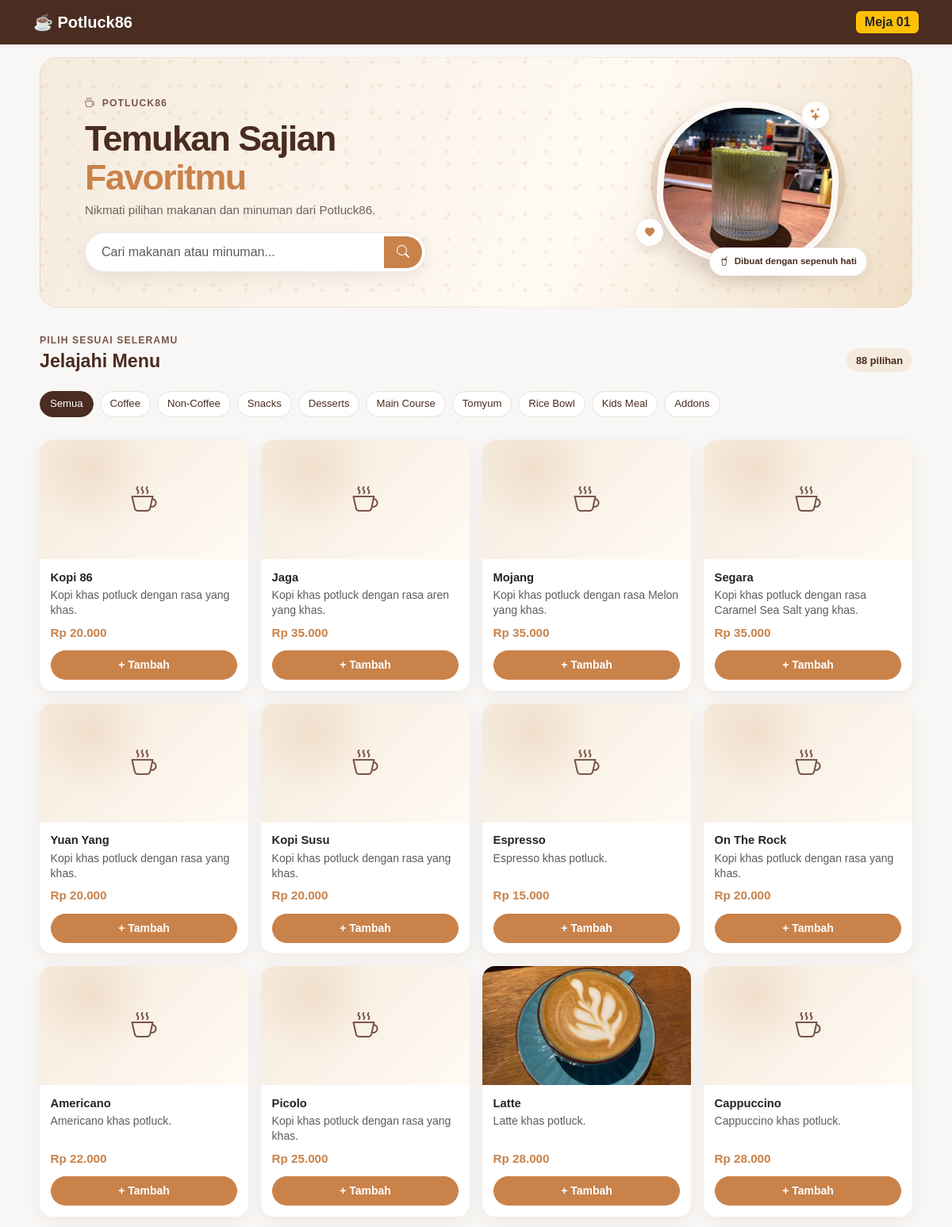
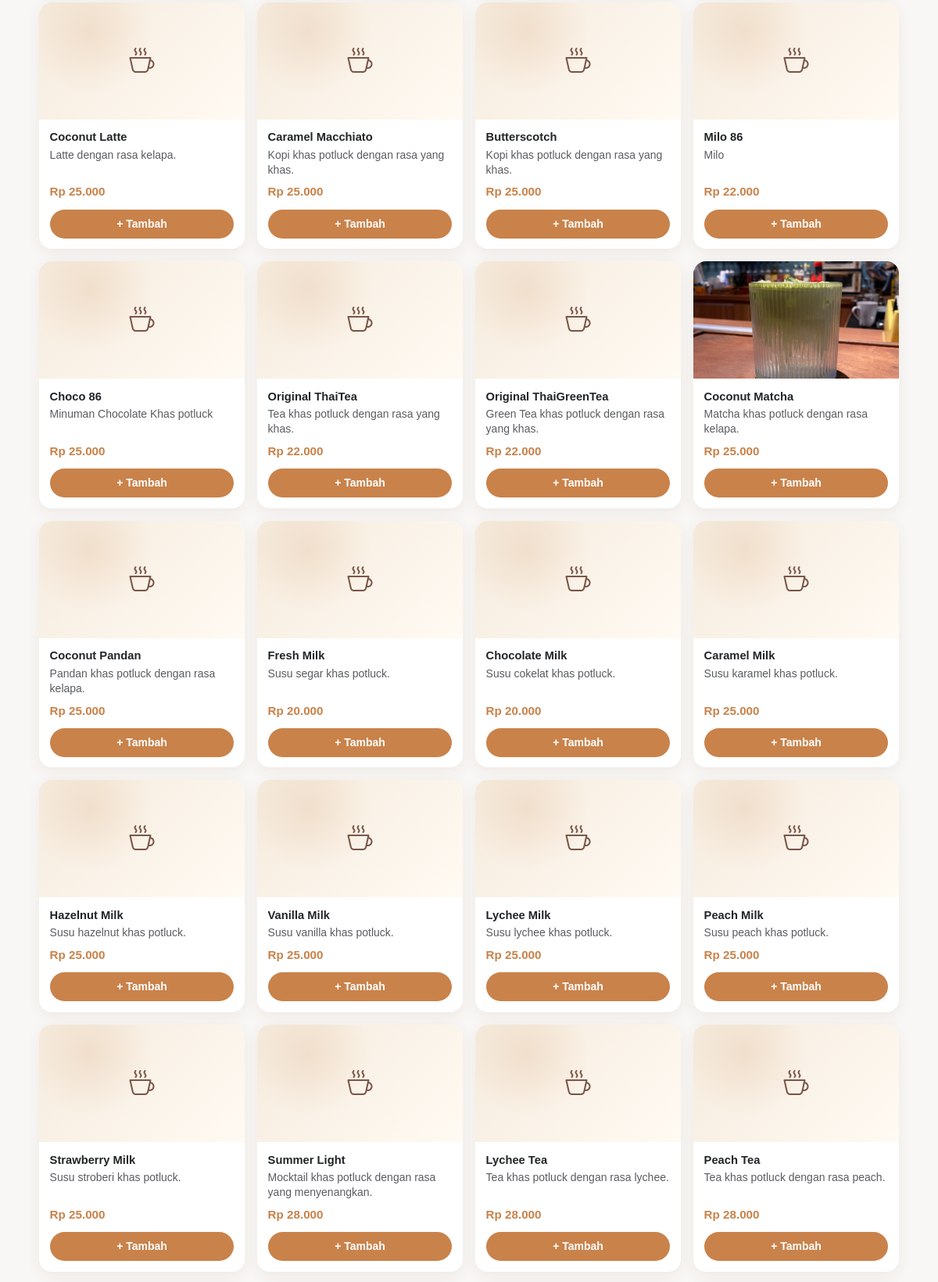
/pages/menu.php (upper part), run on the app's committed database (2 pictures, top to bottom).
### tables this page shows
CREATE TABLE `kategori` (
  `id` INT AUTO_INCREMENT PRIMARY KEY,
  `nama_kategori` VARCHAR(50) NOT NULL
);

CREATE TABLE `menu` (
  `id` INT AUTO_INCREMENT PRIMARY KEY,
  `kategori_id` INT NOT NULL,
  `nama_menu` VARCHAR(100) NOT NULL,
  `deskripsi` TEXT,
  `harga` DECIMAL(10,2) NOT NULL,
  `foto` VARCHAR(255) DEFAULT 'default.jpg',
  `stok` INT DEFAULT 50,
  `status` ENUM('tersedia', 'tidak tersedia') DEFAULT 'tersedia',
  `created_at` TIMESTAMP DEFAULT CURRENT_TIMESTAMP,
  FOREIGN KEY (`kategori_id`) REFERENCES `kategori`(`id`) ON DELETE CASCADE
);

### config/order_status.php (called while the page is built, shortened)
<?php
function get_order_status(PDO $pdo): string
{
    $status = $pdo->query("SELECT status FROM pengaturan_pesanan WHERE id = 1")->fetchColumn();
    return $status;
}
?>

### pages/menu.php (the view, shortened to what this page needs)
<?php
require_once '../config/database.php';
require_once '../config/order_status.php';
$no_meja = $_GET['meja'] ?? ($_SESSION['meja'] ?? '01');
$pesanan_buka = get_order_status($pdo) === 'buka';
$stmt_kat = $pdo->query("SELECT * FROM kategori");
$kategori = $stmt_kat->fetchAll();
$kat_id = $_GET['kategori'] ?? 'all';
$search = $_GET['search'] ?? '';
$sql = "SELECT m.*, k.nama_kategori FROM menu m JOIN kategori k ON m.kategori_id = k.id WHERE m.status = 'tersedia'";
$params = [];
$stmt_menu = $pdo->prepare($sql);
$stmt_menu->execute($params);
$menus = $stmt_menu->fetchAll();
$menu_image_directory = __DIR__ . '/../assets/img';
$available_menu_images = [];
foreach (glob($menu_image_directory . '/*') ?: [] as $image_path) {
    if (is_file($image_path)) {
        $available_menu_images[strtolower(basename($image_path))] = basename($image_path);
    }
}
?>
<!DOCTYPE html>
<html lang="id">
<head>
    <link href="https://cdn.jsdelivr.net/npm/bootstrap@5.3.0/dist/css/bootstrap.min.css" rel="stylesheet">
    <link rel="stylesheet" href="https://cdn.jsdelivr.net/npm/bootstrap-icons@1.10.0/font/bootstrap-icons.css">
    <link rel="stylesheet" href="../assets/css/style.css">
</head>
<body class="pb-5 menu-page">
<nav class="navbar bg-primary-brown sticky-top shadow-sm">
    <div class="container d-flex justify-content-between align-items-center">
        <a class="navbar-brand text-white fw-bold" href="#">☕ Potluck86</a>
        <span class="badge bg-warning text-dark fs-6">Meja <?php echo htmlspecialchars($no_meja); ?></span>
    </div>
</nav>
<main class="container menu-content">
    <section class="menu-hero" aria-labelledby="menu-hero-title">
        <div class="menu-hero-copy">
            <span class="menu-hero-eyebrow"><i class="bi bi-cup-hot me-1" aria-hidden="true"></i> Potluck86</span>
            <h1 id="menu-hero-title">Temukan Sajian<br><span>Favoritmu</span></h1>
            <p>Nikmati pilihan makanan dan minuman dari Potluck86.</p>
            <form action="" method="GET" class="menu-search">
                <div class="input-group">
                    <input type="search" name="search" class="form-control" placeholder="Cari makanan atau minuman..." value="<?php echo htmlspecialchars($search); ?>" aria-label="Cari menu">
                    <button class="btn btn-potluck" type="submit" aria-label="Cari"><i class="bi bi-search"></i></button>
                </div>
            </form>
        </div>
        <div class="menu-hero-art" aria-hidden="true">
            <span class="menu-hero-spark menu-hero-spark-one"><i class="bi bi-stars"></i></span>
            <span class="menu-hero-spark menu-hero-spark-two"><i class="bi bi-heart-fill"></i></span>
            <img src="../assets/img/coconutmatcha.jpg" alt="">
            <span class="menu-hero-caption"><i class="bi bi-cup-straw me-1"></i> Dibuat dengan sepenuh hati</span>
        </div>
    </section>
    <section class="menu-listing" aria-labelledby="menu-listing-title">
        <div class="menu-section-heading">
            <div>
                <span class="menu-section-kicker">Pilih sesuai seleramu</span>
                <h2 id="menu-listing-title">Jelajahi Menu</h2>
            </div>
            <span class="menu-result-count"><?php echo count($menus); ?> pilihan</span>
        </div>
        <div class="menu-controls">
            <nav class="menu-categories" aria-label="Filter kategori menu">
                <a href="menu.php?meja=<?php echo urlencode($no_meja); ?>&kategori=all<?php echo $search !== '' ? '&search=' . urlencode($search) : ''; ?>" class="menu-category <?php echo $kat_id=='all'?'active':''; ?>">Semua</a>
                <?php foreach ($kategori as $k): ?>
                    <a href="menu.php?meja=<?php echo urlencode($no_meja); ?>&kategori=<?php echo urlencode($k['id']); ?><?php echo $search !== '' ? '&search=' . urlencode($search) : ''; ?>"
                       class="menu-category <?php echo $kat_id==$k['id']?'active':''; ?>">
                       <?php echo htmlspecialchars($k['nama_kategori']); ?>
                    </a>
                <?php endforeach; ?>
            </nav>
        </div>
    <?php if (empty($menus)): ?>
        <div class="menu-empty text-center py-5">
            <i class="bi bi-search fs-2 text-warm-accent" aria-hidden="true"></i>
            <p class="fw-semibold mt-2 mb-1">Menu tidak ditemukan</p>
            <p class="text-muted small mb-0">Coba kata kunci atau kategori yang berbeda.</p>
        </div>
    <?php else: ?>
    <div class="row g-2 g-md-3">
        <?php foreach ($menus as $m): ?>
            <div class="col-6 col-sm-4 col-lg-3 col-xxl-2">
                <div class="card card-menu h-100">
                    <?php
                    $foto = trim((string) ($m['foto'] ?? ''));
                    if ($m['nama_menu'] === 'Telur Ayam Kampung') {
                        $foto = 'telur.jpg';
                    }
                    $foto = basename($foto);
                    $menu_slug = trim(preg_replace('/[^a-z0-9]+/i', '_', (string) $m['nama_menu']), '_');
                    $foto_candidates = [$foto];
                    foreach (array_unique([$menu_slug, str_replace('_', '-', $menu_slug), str_replace('_', '', $menu_slug)]) as $slug) {
                        foreach (['jpg', 'jpeg', 'png', 'webp'] as $extension) {
                            $foto_candidates[] = $slug . '.' . $extension;
                        }
                    }
                    $foto_terpilih = '';
                    foreach ($foto_candidates as $candidate) {
                        $candidate_key = strtolower(basename($candidate));
                        if ($candidate_key !== '' && $candidate_key !== 'default.jpg' && isset($available_menu_images[$candidate_key])) {
                            $foto_terpilih = $available_menu_images[$candidate_key];
                            break;
                        }
                    }
                    if ($foto_terpilih !== ''):
                    ?>
                        <img src="../assets/img/<?php echo rawurlencode($foto_terpilih); ?>"
                             class="card-img-top card-menu-image"
                             alt="<?php echo htmlspecialchars($m['nama_menu']); ?>"
                             loading="lazy">
                    <?php else: ?>
                        <div class="card-menu-image card-menu-image-placeholder" role="img" aria-label="Foto <?php echo htmlspecialchars($m['nama_menu']); ?> belum tersedia">
                            <i class="bi bi-cup-hot" aria-hidden="true"></i>
                        </div>
                    <?php endif; ?>
                    <div class="card-body d-flex flex-column justify-content-between p-2">
                        <div>
                            <h2 class="card-title fw-bold mb-1"><?php echo htmlspecialchars($m['nama_menu']); ?></h2>
                            <p class="card-text text-muted small mb-2"><?php echo htmlspecialchars($m['deskripsi']); ?></p>
                        </div>
                        <div>
                            <div class="fw-bold text-warm-accent mb-2">Rp <?php echo number_format($m['harga'], 0, ',', '.'); ?></div>
                            <button type="button" onclick="addToCart(<?php echo $m['id']; ?>, '<?php echo addslashes($m['nama_menu']); ?>', <?php echo $m['harga']; ?>)" class="btn btn-potluck btn-sm w-100 menu-add-button" <?php echo $pesanan_buka ? '' : 'disabled'; ?>>+ Tambah</button>
                        </div>
                    </div>
                </div>
            </div>
        <?php endforeach; ?>
    </div>
    <?php endif; ?>
    </section>
</main>
</body>
</html>

### data on the page
kategori: nama_kategori "Coffee"
kategori: nama_kategori "Non-Coffee"
kategori: nama_kategori "Snacks"
kategori: nama_kategori "Desserts"
kategori: nama_kategori "Main Course"
kategori: nama_kategori "Tomyum"
kategori: nama_kategori "Rice Bowl"
kategori: nama_kategori "Kids Meal"
kategori: nama_kategori "Addons"
menu: nama_menu "Kopi 86", deskripsi "Kopi khas potluck dengan rasa yang khas.", harga "20.000"
menu: nama_menu "Jaga", deskripsi "Kopi khas potluck dengan rasa aren yang khas.", harga "35.000"
menu: nama_menu "Mojang", deskripsi "Kopi khas potluck dengan rasa Melon yang khas.", harga "35.000"
menu: nama_menu "Segara", deskripsi "Kopi khas potluck dengan rasa Caramel Sea Salt yang khas.", harga "35.000"
menu: nama_menu "Yuan Yang", deskripsi "Kopi khas potluck dengan rasa yang khas.", harga "20.000"
menu: nama_menu "Kopi Susu", deskripsi "Kopi khas potluck dengan rasa yang khas.", harga "20.000"
menu: nama_menu "Espresso", deskripsi "Espresso khas potluck.", harga "15.000"
menu: nama_menu "On The Rock", deskripsi "Kopi khas potluck dengan rasa yang khas.", harga "20.000"
menu: nama_menu "Americano", deskripsi "Americano khas potluck.", harga "22.000"
menu: nama_menu "Picolo", deskripsi "Kopi khas potluck dengan rasa yang khas.", harga "25.000"
menu: shows a picture, nama_menu "Latte", deskripsi "Latte khas potluck.", harga "28.000"
menu: nama_menu "Cappuccino", deskripsi "Cappuccino khas potluck.", harga "28.000"
menu: nama_menu "Coconut Latte", deskripsi "Latte dengan rasa kelapa.", harga "25.000"
menu: nama_menu "Caramel Macchiato", deskripsi "Kopi khas potluck dengan rasa yang khas.", harga "25.000"
menu: nama_menu "Butterscotch", deskripsi "Kopi khas potluck dengan rasa yang khas.", harga "25.000"
menu: nama_menu "Milo 86", deskripsi "Milo", harga "22.000"
menu: nama_menu "Choco 86", deskripsi "Minuman Chocolate Khas potluck", harga "25.000"
menu: nama_menu "Original ThaiTea", deskripsi "Tea khas potluck dengan rasa yang khas.", harga "22.000"
menu: nama_menu "Original ThaiGreenTea", deskripsi "Green Tea khas potluck dengan rasa yang khas.", harga "22.000"
menu: shows a picture, nama_menu "Coconut Matcha", deskripsi "Matcha khas potluck dengan rasa kelapa.", harga "25.000"
menu: nama_menu "Coconut Pandan", deskripsi "Pandan khas potluck dengan rasa kelapa.", harga "25.000"
menu: nama_menu "Fresh Milk", deskripsi "Susu segar khas potluck.", harga "20.000"
menu: nama_menu "Chocolate Milk", deskripsi "Susu cokelat khas potluck.", harga "20.000"
menu: nama_menu "Caramel Milk", deskripsi "Susu karamel khas potluck.", harga "25.000"
menu: nama_menu "Hazelnut Milk", deskripsi "Susu hazelnut khas potluck.", harga "25.000"
menu: nama_menu "Vanilla Milk", deskripsi "Susu vanilla khas potluck.", harga "25.000"
menu: nama_menu "Lychee Milk", deskripsi "Susu lychee khas potluck.", harga "25.000"
menu: nama_menu "Peach Milk", deskripsi "Susu peach khas potluck.", harga "25.000"
menu: nama_menu "Strawberry Milk", deskripsi "Susu stroberi khas potluck.", harga "25.000"
menu: nama_menu "Summer Light", deskripsi "Mocktail khas potluck dengan rasa yang menyenangkan.", harga "28.000"
menu: nama_menu "Lychee Tea", deskripsi "Tea khas potluck dengan rasa lychee.", harga "28.000"
menu: nama_menu "Peach Tea", deskripsi "Tea khas potluck dengan rasa peach.", harga "28.000"

### other printed values
$no_meja "01"
count($menus) "88"
